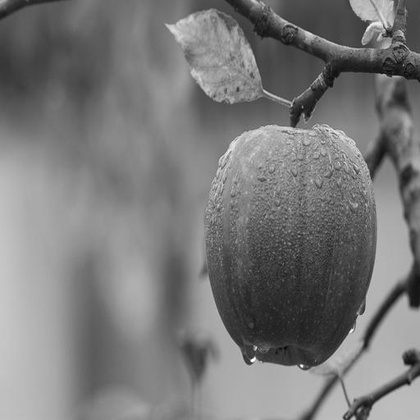
%> input picture dsp/lab5/resources/gray.jpg, 420 x 420 px, shrunk from 512 x 512 before the run
$ octave part1.m   (GNU Octave 9; MATLAB toolbox functions it lacks are replaced by stand-ins)
%> lines starting %> are read from the running program, lines starting %| are printed output that depends on the picture
### dsp/lab5/im2jpeg.m
function y = im2jpeg(x, mask)
if nargin < 2
    mask = ones(8);
end

m = [16 11  10  16  24  40  51  61
     12  12  14  19  26  58  60  55
     14  13  16  24  40  57  69  56
     14  17  22  29  51  87  80  62
     18  22  37  56  68  109 103 77
     24  35  55  64  81  104 113 92
     49  64  78  87  103 121 120 101
     72  92  95  98  112 100 103 99];

order = [1 9  2  3  10 17 25 18 11 4  5  12 19 26 33  ...
        41 34 27 20 13 6  7  14 21 28 35 42 49 57 50  ...
        43 36 29 22 15 8  16 23 30 37 44 51 58 59 52  ...
        45 38 31 24 32 39 46 53 60 61 54 47 40 48 55  ...
        62 63 56 64];

[xm, xn] = size(x);
x = double(x) - 128;
t = dctmtx(8);
y = blkproc(x, [8 8], 'P1 * x * P2', t, t');
y = blkproc(y, [8 8], 'round(x ./ P1)', m);
y = blkproc(y, [8 8], 'x .* P1', mask);
y = im2col(y, [8 8], 'distinct');
xb = size(y, 2);
y = y(order, :);
eob = max(y(:)) + 1;
r = zeros(numel(y) + size(y, 2), 1);
count = 0;
for j = 1:xb
   i = max(find(y(:, j)));
   if isempty(i)
      i = 0;
   end
   p = count + 1;
   q = p + i;
   r(p:q) = [y(1:i, j); eob];
   count = count + i + 1;
end
r((count + 1):end) = [];
y           = struct;
y.size      = uint16([xm xn]);
y.numblocks = uint16(xb);
y.code      = r;

### digital-signal-processing/lab5/jpeg2im.m
function x = jpeg2im(y)
m = [16 11  10  16  24  40  51  61
     12  12  14  19  26  58  60  55
     14  13  16  24  40  57  69  56
     14  17  22  29  51  87  80  62
     18  22  37  56  68  109 103 77
     24  35  55  64  81  104 113 92
     49  64  78  87  103 121 120 101
     72  92  95  98  112 100 103 99];

order = [1 9  2  3  10 17 25 18 11 4  5  12 19 26 33  ...
        41 34 27 20 13 6  7  14 21 28 35 42 49 57 50  ...
        43 36 29 22 15 8  16 23 30 37 44 51 58 59 52  ...
        45 38 31 24 32 39 46 53 60 61 54 47 40 48 55  ...
        62 63 56 64];
rev = order;
for k = 1:length(order)
   rev(k) = find(order == k);
end

xb = double(y.numblocks);
sz = double(y.size);
xn = sz(2);
xm = sz(1);
x = y.code;
eob = max(x(:));

z = zeros(64, xb);
k = 1;
for j = 1:xb
   for i = 1:64
      if x(k) == eob
         k = k + 1;
         break;
      else
         z(i, j) = x(k);
         k = k + 1;
      end
   end
end

z = z(rev, :);
x = col2im(z, [8 8], [xm xn], 'distinct');
x = blkproc(x, [8 8], 'x .* P1', m);
t = dctmtx(8);
x = blkproc(x, [8 8], 'P1 * x * P2', t', t);
x = uint8(x + 128);

### dsp/lab5/part1.m
f = imread('resources/gray.jpg');
%> f is the input picture: size 420x420 uint8; min 6, max 255, mean 121.2
figure, imshow(f)
g = im2jpeg(f);
%> in im2jpeg, `y = blkproc(x, [8 8], 'P1 * x * P2', t, t');`:
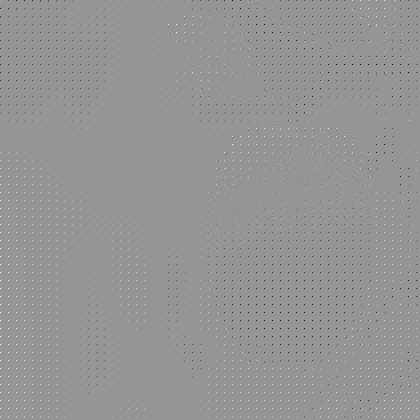
%> y: size 420x420 double; min -789.9, max 558, mean -0.9; drawn with min black and max white
%> in im2jpeg, `eob = max(y(:)) + 1;`: eob = 36
%> the loop in im2jpeg, `for j = 1:xb` made 2809 passes
%> (p, q, count) on passes 2 to 4: (22, 36, 36), (37, 50, 50), (51, 54, 54)
%> after the loop in im2jpeg, `for j = 1:xb`: count = 30827
%> g = {size [420 420], numblocks 2809}

f = jpeg2im(g);
%> in jpeg2im, `sz = double(y.size);`: sz = [420 420]
%> after the loop in jpeg2im, `for j = 1:xb`: k = 30828
figure, imshow(f)
